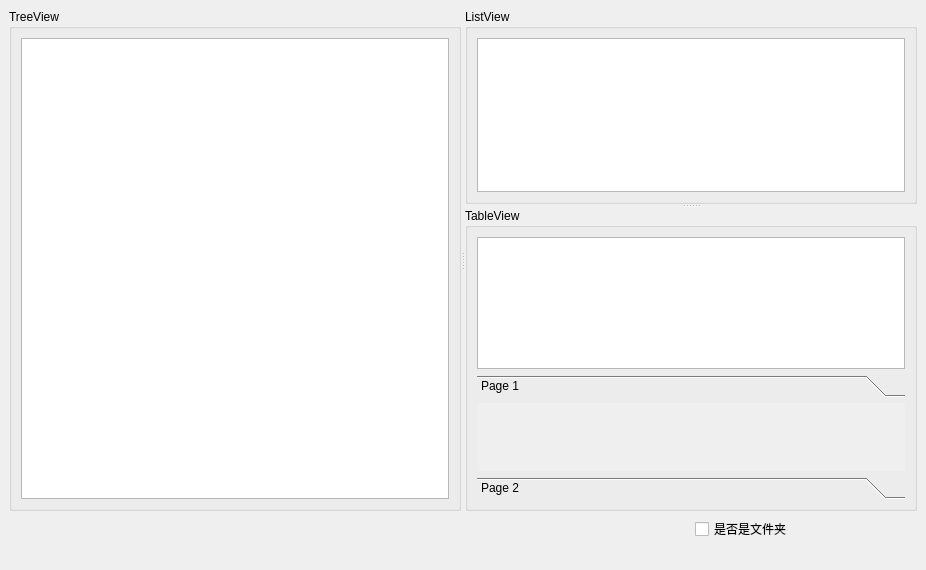
<?xml version="1.0" encoding="UTF-8"?>
<ui version="4.0">
 <class>MainWindow</class>
 <widget class="QMainWindow" name="MainWindow">
  <property name="geometry">
   <rect>
    <x>0</x>
    <y>0</y>
    <width>926</width>
    <height>570</height>
   </rect>
  </property>
  <property name="windowTitle">
   <string>MainWindow</string>
  </property>
  <widget class="QWidget" name="centralwidget">
   <layout class="QGridLayout" name="gridLayout_4">
    <item row="0" column="0">
     <widget class="QSplitter" name="splitter_2">
      <property name="orientation">
       <enum>Qt::Horizontal</enum>
      </property>
      <widget class="QGroupBox" name="groupBox">
       <property name="title">
        <string>TreeView</string>
       </property>
       <layout class="QGridLayout" name="gridLayout">
        <item row="0" column="0">
         <widget class="QTreeView" name="treeView"/>
        </item>
       </layout>
      </widget>
      <widget class="QSplitter" name="splitter">
       <property name="orientation">
        <enum>Qt::Vertical</enum>
       </property>
       <widget class="QGroupBox" name="groupBox_2">
        <property name="title">
         <string>ListView</string>
        </property>
        <layout class="QGridLayout" name="gridLayout_2">
         <item row="0" column="0">
          <widget class="QListView" name="listView"/>
         </item>
        </layout>
       </widget>
       <widget class="QGroupBox" name="groupBox_3">
        <property name="title">
         <string>TableView</string>
        </property>
        <layout class="QGridLayout" name="gridLayout_3">
         <item row="0" column="0">
          <widget class="QTableView" name="tableView"/>
         </item>
         <item row="1" column="0">
          <widget class="QToolBox" name="toolBox">
           <property name="currentIndex">
            <number>0</number>
           </property>
           <widget class="QWidget" name="page">
            <property name="geometry">
             <rect>
              <x>0</x>
              <y>0</y>
              <width>487</width>
              <height>85</height>
             </rect>
            </property>
            <attribute name="label">
             <string>Page 1</string>
            </attribute>
           </widget>
           <widget class="QWidget" name="page_2">
            <property name="geometry">
             <rect>
              <x>0</x>
              <y>0</y>
              <width>487</width>
              <height>85</height>
             </rect>
            </property>
            <attribute name="label">
             <string>Page 2</string>
            </attribute>
           </widget>
          </widget>
         </item>
        </layout>
       </widget>
      </widget>
     </widget>
    </item>
    <item row="1" column="0">
     <layout class="QHBoxLayout" name="horizontalLayout">
      <item>
       <widget class="QLabel" name="labName">
        <property name="text">
         <string/>
        </property>
       </widget>
      </item>
      <item>
       <widget class="QLabel" name="labSize">
        <property name="text">
         <string/>
        </property>
       </widget>
      </item>
      <item>
       <widget class="QLabel" name="labType">
        <property name="text">
         <string/>
        </property>
       </widget>
      </item>
      <item>
       <widget class="QCheckBox" name="checkBox">
        <property name="text">
         <string>是否是文件夹</string>
        </property>
       </widget>
      </item>
     </layout>
    </item>
    <item row="2" column="0">
     <widget class="QLabel" name="labPath">
      <property name="text">
       <string/>
      </property>
     </widget>
    </item>
   </layout>
  </widget>
 </widget>
 <resources/>
 <connections/>
</ui>
